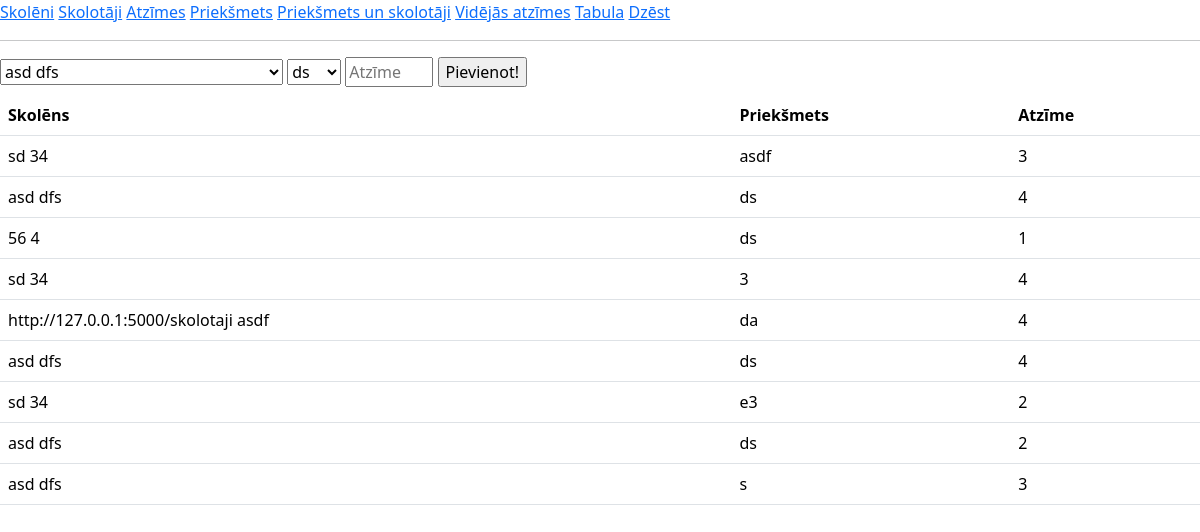
Screenshot of /atzimes with the database file from the repository.
### tables this page shows
CREATE TABLE atzime(
        id INTEGER PRIMARY KEY AUTOINCREMENT,
        vards_id INTEGER NOT NULL,
        subject_id INTEGER NOT NULL,
        grade INTEGER NOT NULL,
        FOREIGN KEY (vards_id) REFERENCES skoleni(id),
        FOREIGN KEY (subject_id) REFERENCES subject(id)
        );

CREATE TABLE skoleni(
        id INTEGER PRIMARY KEY AUTOINCREMENT,
        vards TEXT NOT NULL,
        uzvards TEXT NOT NULL
        );

CREATE TABLE prieksmeti(
        id INTEGER PRIMARY KEY AUTOINCREMENT,
        subject TEXT NOT NULL
        );

### main.py (the view, shortened to what this page needs)
@app.route("/atzimes", methods=["POST", "GET"])
def atzime():
    atzime_db = iegut_atzime()
    prieksmeti_id_db = iegut_prieksmeti_id()
    skoleni_id_db = iegut_skoleni_id()
    print(atzime_db)
    return render_template("atzimes.html", aizsutitais="", atzime=atzime_db, skoleni=skoleni_id_db, prieksmeti=prieksmeti_id_db)

### dati.py (called while the page is built)
def iegut_atzime():
    cur = conn.cursor()
    cur.execute(
        f"""
        SELECT vards, uzvards, subject, grade
        FROM
        (atzime JOIN skoleni ON skoleni.id = atzime.vards_id)
        JOIN prieksmeti ON prieksmeti.id = atzime.subject_id
        """
    )
    conn.commit()
    dati = cur.fetchall()
    return dati

def iegut_prieksmeti_id():
    cur = conn.cursor()
    cur.execute(
        f"""
        SELECT id, subject FROM prieksmeti
        """
    )
    conn.commit()
    dati = cur.fetchall()
    return dati

def iegut_skoleni_id():
    cur = conn.cursor()
    cur.execute(
        f"""
        SELECT id ,vards, uzvards FROM skoleni
        """
    )
    conn.commit()
    dati = cur.fetchall()
    return dati

### templates/atzimes.html (shortened to what this page needs)
{% extends 'skoleni.html'%}
{% block saturs %}
<form method="post">
  <select id="vards" name="vards">
    {% for viens in skoleni %}
      <option value="{{viens[0]}}">{{viens[1]}} {{viens[2]}}</option>
    {% endfor %}
  </select>
  <select id="subject" name="subject">
    {% for viens in prieksmeti %}
      <option value="{{viens[0]}}">{{viens[1]}}</option>
    {% endfor %}
  </select>
  <input type="number" id="atzime" name="atzime" placeholder="Atzīme" min="1" max="10">
  <input type="submit" value="Pievienot!">
  <table class="table">
      <tr>
        <th>Skolēns</th>
        <th>Priekšmets</th>
        <th>Atzīme</th>
      </tr>
      {% for viens in atzime %}
          <tr>
            <td>{{viens[0]}} {{viens[1]}}</td>
            <td>{{viens[2]}}</td>
            <td>{{viens[3]}}</td>
          </tr>
      {% endfor %}
  </table>
</form>
{% endblock %}

### rows the page displays
atzime: vards "sd", uzvards "34", subject "asdf", grade "3"
atzime: vards "asd", uzvards "dfs", subject "ds", grade "4"
atzime: vards "56", uzvards "4", subject "ds", grade "1"
atzime: vards "sd", uzvards "34", subject "3", grade "4"
atzime: vards "http://127.0.0.1:5000/skolotaji", uzvards "asdf", subject "da", grade "4"
atzime: vards "asd", uzvards "dfs", subject "ds", grade "4"
atzime: vards "sd", uzvards "34", subject "e3", grade "2"
atzime: vards "asd", uzvards "dfs", subject "ds", grade "2"
atzime: vards "asd", uzvards "dfs", subject "s", grade "3"

### other values shown
form field vards "asd dfs"
form field subject "ds"
